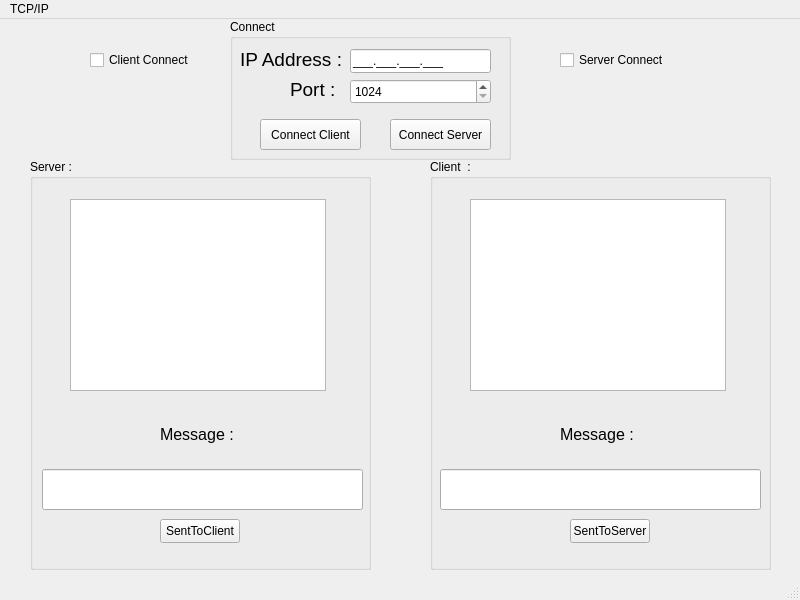
<?xml version="1.0" encoding="UTF-8"?>
<ui version="4.0">
 <class>MainWindow</class>
 <widget class="QMainWindow" name="MainWindow">
  <property name="geometry">
   <rect>
    <x>0</x>
    <y>0</y>
    <width>800</width>
    <height>600</height>
   </rect>
  </property>
  <property name="font">
   <font>
    <family>Arial</family>
   </font>
  </property>
  <property name="windowTitle">
   <string>MainWindow</string>
  </property>
  <widget class="QWidget" name="centralwidget">
   <widget class="QGroupBox" name="ServerBox">
    <property name="geometry">
     <rect>
      <x>30</x>
      <y>140</y>
      <width>341</width>
      <height>411</height>
     </rect>
    </property>
    <property name="title">
     <string>Server :</string>
    </property>
    <widget class="QLabel" name="label_5">
     <property name="geometry">
      <rect>
       <x>130</x>
       <y>260</y>
       <width>91</width>
       <height>31</height>
      </rect>
     </property>
     <property name="font">
      <font>
       <family>Arial</family>
       <pointsize>12</pointsize>
      </font>
     </property>
     <property name="text">
      <string>Message :</string>
     </property>
    </widget>
    <widget class="QPushButton" name="SentServer">
     <property name="geometry">
      <rect>
       <x>130</x>
       <y>360</y>
       <width>80</width>
       <height>24</height>
      </rect>
     </property>
     <property name="text">
      <string>SentToClient</string>
     </property>
    </widget>
    <widget class="QListWidget" name="serverSiteWidget">
     <property name="geometry">
      <rect>
       <x>40</x>
       <y>40</y>
       <width>256</width>
       <height>192</height>
      </rect>
     </property>
    </widget>
    <widget class="QLineEdit" name="MessageSentServer">
     <property name="geometry">
      <rect>
       <x>12</x>
       <y>310</y>
       <width>321</width>
       <height>41</height>
      </rect>
     </property>
    </widget>
   </widget>
   <widget class="QGroupBox" name="ClientBox">
    <property name="geometry">
     <rect>
      <x>430</x>
      <y>140</y>
      <width>341</width>
      <height>411</height>
     </rect>
    </property>
    <property name="title">
     <string>Client  :</string>
    </property>
    <widget class="QLabel" name="label_6">
     <property name="geometry">
      <rect>
       <x>130</x>
       <y>260</y>
       <width>91</width>
       <height>31</height>
      </rect>
     </property>
     <property name="font">
      <font>
       <family>Arial</family>
       <pointsize>12</pointsize>
      </font>
     </property>
     <property name="text">
      <string>Message :</string>
     </property>
    </widget>
    <widget class="QPushButton" name="SentClient">
     <property name="geometry">
      <rect>
       <x>140</x>
       <y>360</y>
       <width>80</width>
       <height>24</height>
      </rect>
     </property>
     <property name="text">
      <string>SentToServer</string>
     </property>
    </widget>
    <widget class="QListWidget" name="clientSiteWidget">
     <property name="geometry">
      <rect>
       <x>40</x>
       <y>40</y>
       <width>256</width>
       <height>192</height>
      </rect>
     </property>
    </widget>
    <widget class="QLineEdit" name="MessageSentClient">
     <property name="geometry">
      <rect>
       <x>10</x>
       <y>310</y>
       <width>321</width>
       <height>41</height>
      </rect>
     </property>
    </widget>
   </widget>
   <widget class="QGroupBox" name="groupBox_3">
    <property name="geometry">
     <rect>
      <x>230</x>
      <y>0</y>
      <width>281</width>
      <height>141</height>
     </rect>
    </property>
    <property name="title">
     <string>Connect</string>
    </property>
    <widget class="QLabel" name="label">
     <property name="geometry">
      <rect>
       <x>10</x>
       <y>30</y>
       <width>111</width>
       <height>21</height>
      </rect>
     </property>
     <property name="font">
      <font>
       <family>Arial</family>
       <pointsize>14</pointsize>
      </font>
     </property>
     <property name="text">
      <string>IP Address :</string>
     </property>
    </widget>
    <widget class="QSpinBox" name="PortBox">
     <property name="geometry">
      <rect>
       <x>120</x>
       <y>60</y>
       <width>141</width>
       <height>25</height>
      </rect>
     </property>
     <property name="minimum">
      <number>1024</number>
     </property>
     <property name="maximum">
      <number>65535</number>
     </property>
    </widget>
    <widget class="QLabel" name="label_2">
     <property name="geometry">
      <rect>
       <x>60</x>
       <y>60</y>
       <width>61</width>
       <height>21</height>
      </rect>
     </property>
     <property name="font">
      <font>
       <family>Arial</family>
       <pointsize>14</pointsize>
      </font>
     </property>
     <property name="text">
      <string>Port :</string>
     </property>
    </widget>
    <widget class="QLineEdit" name="IpEdit">
     <property name="geometry">
      <rect>
       <x>120</x>
       <y>30</y>
       <width>141</width>
       <height>24</height>
      </rect>
     </property>
     <property name="inputMask">
      <string>000.000.000.000;_</string>
     </property>
    </widget>
    <widget class="QPushButton" name="ButConDis">
     <property name="geometry">
      <rect>
       <x>30</x>
       <y>100</y>
       <width>101</width>
       <height>31</height>
      </rect>
     </property>
     <property name="text">
      <string>Connect Client</string>
     </property>
    </widget>
    <widget class="QPushButton" name="ServerConnect">
     <property name="geometry">
      <rect>
       <x>160</x>
       <y>100</y>
       <width>101</width>
       <height>31</height>
      </rect>
     </property>
     <property name="text">
      <string>Connect Server</string>
     </property>
    </widget>
   </widget>
   <widget class="QCheckBox" name="ServerCheck">
    <property name="geometry">
     <rect>
      <x>560</x>
      <y>30</y>
      <width>121</width>
      <height>22</height>
     </rect>
    </property>
    <property name="text">
     <string>Server Connect</string>
    </property>
   </widget>
   <widget class="QCheckBox" name="ClientCheck">
    <property name="geometry">
     <rect>
      <x>90</x>
      <y>30</y>
      <width>121</width>
      <height>22</height>
     </rect>
    </property>
    <property name="text">
     <string>Client Connect</string>
    </property>
   </widget>
  </widget>
  <widget class="QMenuBar" name="menubar">
   <property name="geometry">
    <rect>
     <x>0</x>
     <y>0</y>
     <width>800</width>
     <height>19</height>
    </rect>
   </property>
   <widget class="QMenu" name="menuTCP_IP">
    <property name="title">
     <string>TCP/IP </string>
    </property>
   </widget>
   <addaction name="menuTCP_IP"/>
  </widget>
  <widget class="QStatusBar" name="statusbar"/>
 </widget>
 <resources/>
 <connections/>
</ui>
